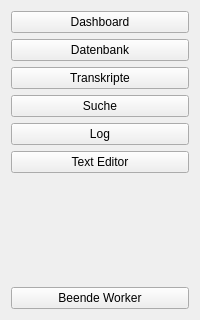
<?xml version="1.0" encoding="UTF-8"?>
<ui version="4.0">
 <class>SidebarWidget</class>
 <widget class="QWidget" name="SidebarWidget">
  <property name="geometry">
   <rect>
    <x>0</x>
    <y>0</y>
    <width>200</width>
    <height>320</height>
   </rect>
  </property>
  <property name="sizePolicy">
   <sizepolicy hsizetype="Preferred" vsizetype="Expanding">
    <horstretch>0</horstretch>
    <verstretch>0</verstretch>
   </sizepolicy>
  </property>
  <property name="windowTitle">
   <string>Form</string>
  </property>
  <layout class="QVBoxLayout" name="verticalLayout">
   <item>
    <widget class="QPushButton" name="sidebar_btn_dashboard">
     <property name="text">
      <string>Dashboard</string>
     </property>
     <property name="icon">
      <iconset resource="../../resources/icons.qrc">
       <normaloff>:/icons/dashboard-3.svg</normaloff>:/icons/dashboard-3.svg</iconset>
     </property>
    </widget>
   </item>
   <item>
    <widget class="QPushButton" name="sidebar_btn_database">
     <property name="text">
      <string>Datenbank</string>
     </property>
     <property name="icon">
      <iconset resource="../../resources/icons.qrc">
       <normaloff>:/icons/database.svg</normaloff>:/icons/database.svg</iconset>
     </property>
    </widget>
   </item>
   <item>
    <widget class="QPushButton" name="sidebar_btn_transcripts">
     <property name="text">
      <string>Transkripte</string>
     </property>
     <property name="icon">
      <iconset resource="../../resources/icons.qrc">
       <normaloff>:/icons/markdown-document-programming.svg</normaloff>:/icons/markdown-document-programming.svg</iconset>
     </property>
    </widget>
   </item>
   <item>
    <widget class="QPushButton" name="sidebar_btn_search">
     <property name="text">
      <string>Suche</string>
     </property>
     <property name="icon">
      <iconset resource="../../resources/icons.qrc">
       <normaloff>:/icons/search-visual.svg</normaloff>:/icons/search-visual.svg</iconset>
     </property>
    </widget>
   </item>
   <item>
    <widget class="QPushButton" name="sidebar_btn_log">
     <property name="text">
      <string>Log</string>
     </property>
     <property name="icon">
      <iconset resource="../../resources/icons.qrc">
       <normaloff>:/icons/bug-virus-document.svg</normaloff>:/icons/bug-virus-document.svg</iconset>
     </property>
    </widget>
   </item>
   <item>
    <widget class="QPushButton" name="sidebar_btn_text_editor">
     <property name="text">
      <string>Text Editor</string>
     </property>
     <property name="icon">
      <iconset resource="../../resources/icons.qrc">
       <normaloff>:/icons/text-style.svg</normaloff>:/icons/text-style.svg</iconset>
     </property>
    </widget>
   </item>
   <item>
    <spacer name="verticalSpacer">
     <property name="orientation">
      <enum>Qt::Orientation::Vertical</enum>
     </property>
     <property name="sizeType">
      <enum>QSizePolicy::Policy::Expanding</enum>
     </property>
     <property name="sizeHint" stdset="0">
      <size>
       <width>20</width>
       <height>40</height>
      </size>
     </property>
    </spacer>
   </item>
   <item alignment="Qt::AlignmentFlag::AlignBottom">
    <widget class="QPushButton" name="sidebar_btn_close_worker">
     <property name="text">
      <string>Beende Worker</string>
     </property>
     <property name="icon">
      <iconset resource="../../resources/icons.qrc">
       <normaloff>:/icons/emergency-exit.svg</normaloff>:/icons/emergency-exit.svg</iconset>
     </property>
    </widget>
   </item>
  </layout>
 </widget>
 <resources>
  <include location="../../resources/icons.qrc"/>
 </resources>
 <connections/>
</ui>
